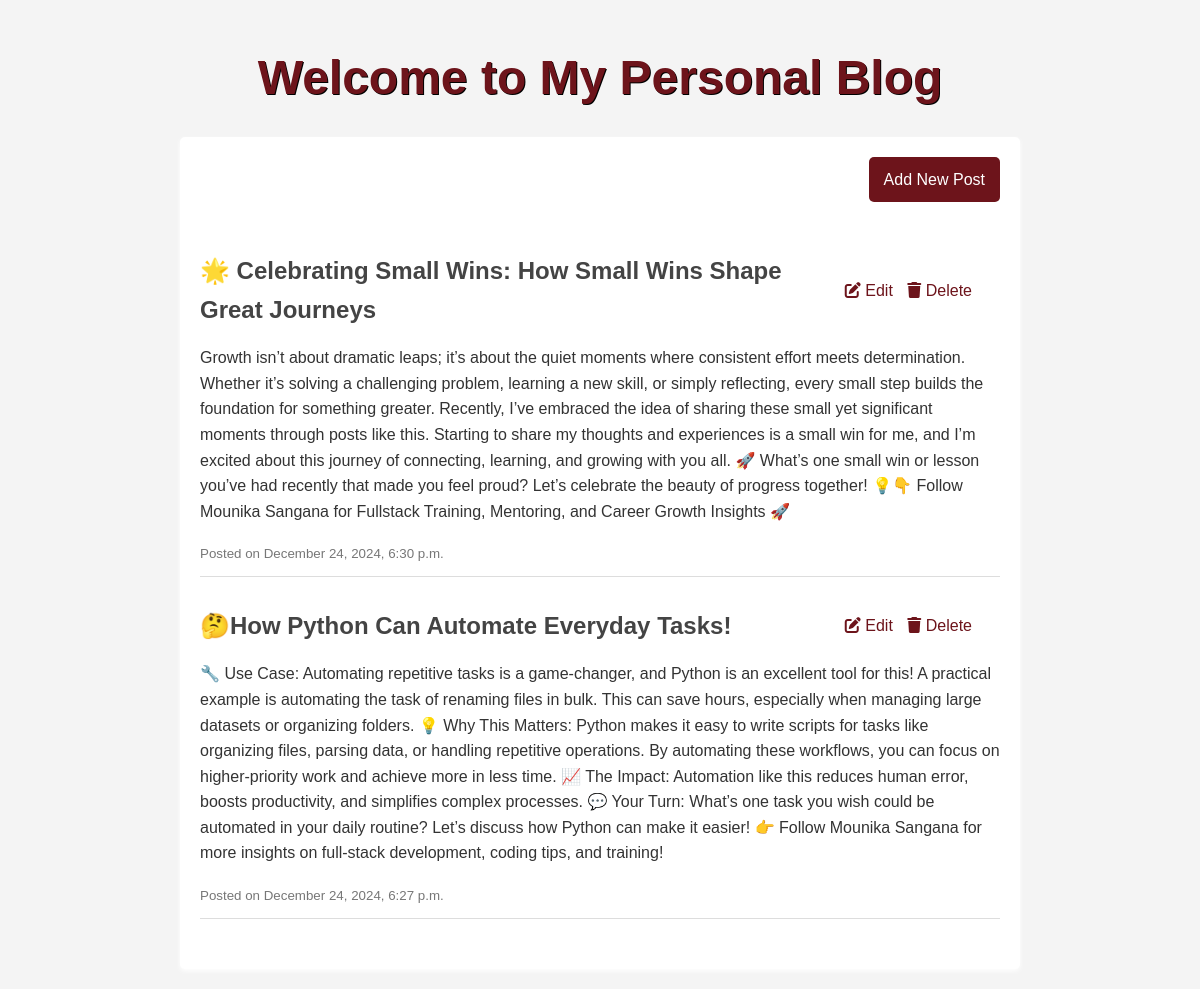
The page / on the database its author committed.
### blog/models.py (models this page shows, shortened)
class Post(models.Model):
    title = models.CharField(max_length=200)
    content = models.TextField()
    created_at = models.DateTimeField(auto_now_add=True)

### blog/views.py (the view)
# urls.py: path('', views.home, name='home'),
def home(request):
    posts = Post.objects.all().order_by('-created_at')
    return render(request, 'home.html', {'posts': posts})

### templates/home.html
{% extends 'base.html' %}
{% block content %}
    <header>
        <h1>Welcome to My Personal Blog</h1>
    </header>
    <div class="container">
        <div class="add_post_container">
            <a href="{% url 'add_post' %}" class="add-post">Add New Post</a>
        </div>
        {% for post in posts %}
            <div class="post">
                <div class="post-data">
                    <h2 class="post-heading">{{ post.title }}</h2>
                    <div class="post-actions">
                        <a href="{% url 'edit_post' post.id %}">
                            <i class="fas fa-edit"></i> Edit
                        </a>
                        <a href="{% url 'delete_post' post.id %}">
                            <i class="fas fa-trash"></i> Delete
                        </a>
                    </div>
                </div>
                <p>{{ post.content }}</p>
                <small>Posted on {{ post.created_at|date:"F j, Y, g:i a" }}</small>
            </div>
        {% endfor %}
    </div>
{% endblock %}

### templates/base.html (shortened to what this page needs)
<!DOCTYPE html>
<html>
<head>
    <link rel="stylesheet" href="https://cdnjs.cloudflare.com/ajax/libs/font-awesome/6.5.0/css/all.min.css">
</head>
<body>
    {% block content %}
    {% endblock %}
</body>
</html>

### templates/base.html (style rules this page uses)
body { font-family: Arial, sans-serif; line-height: 1.6; margin: 0; padding: 0; background-color: #f4f4f4; color: #333; }
header { color: rgb(109, 20, 27); padding: 40px 20px 0px 20px; text-align: center; font-weight: 20px; font-size:24px; text-shadow: 1px 1px black }
.container { max-width: 800px; margin: 20px auto; background: #fff; padding: 20px; border-radius: 5px; box-shadow: 0 2px 5px #fff; }
h1 { margin-top: 0; }
h2 { margin:0px; color: #444; }
small { color: #777; }
.post { margin: 30px 0px; border-bottom: 1px solid #ddd; padding-bottom: 10px; }
.add_post_container { width: 100%; display: flex; justify-content: end; }
.add-post { display: inline-block; margin-bottom: 20px; padding: 10px 15px; color: #fff; background-color:rgb(109, 20, 27); text-decoration: none; border-radius: 5px; }
.post-data { display: flex; justify-content:space-between; align-items: center; gap: 24px; }
.post-heading { width: 80%; }
.post-actions { width: 20%; }
.post-actions a { color: rgb(109, 20, 27); margin-right: 10px; text-decoration: none; }
h1 { text-align: center; color: rgb(109, 20, 27); margin-bottom: 20px; }

### rows shown on the page
Post: title "🌟 Celebrating Small Wins: How Small Wins Shape Great Journeys", content "Growth isn’t about dramatic leaps; it’s about the quiet moments where consistent effort meets determination. Whether it’s solving a challenging problem, learning a new skill, or simply reflecting, every small step builds the foundation for something greater. Recently, I’ve embraced the idea of sharing these small yet significant moments through posts like this. Starting to share my thoughts and experiences is a small win for me, and I’m excited about this journey of connecting, learning, and growing with you all. 🚀 What’s one small win or lesson you’ve had recently that made you feel proud? Let’s celebrate the beauty of progress together! 💡👇 Follow Mounika Sangana for Fullstack Training,…", created_at "December 24, 2024, 6:30 p.m."
Post: title "🤔How Python Can Automate Everyday Tasks!", content "🔧 Use Case: Automating repetitive tasks is a game-changer, and Python is an excellent tool for this! A practical example is automating the task of renaming files in bulk. This can save hours, especially when managing large datasets or organizing folders. 💡 Why This Matters: Python makes it easy to write scripts for tasks like organizing files, parsing data, or handling repetitive operations. By automating these workflows, you can focus on higher-priority work and achieve more in less time. 📈 The Impact: Automation like this reduces human error, boosts productivity, and simplifies complex processes. 💬 Your Turn: What’s one task you wish could be automated in your daily routine? Let’s discuss…", created_at "December 24, 2024, 6:27 p.m."
